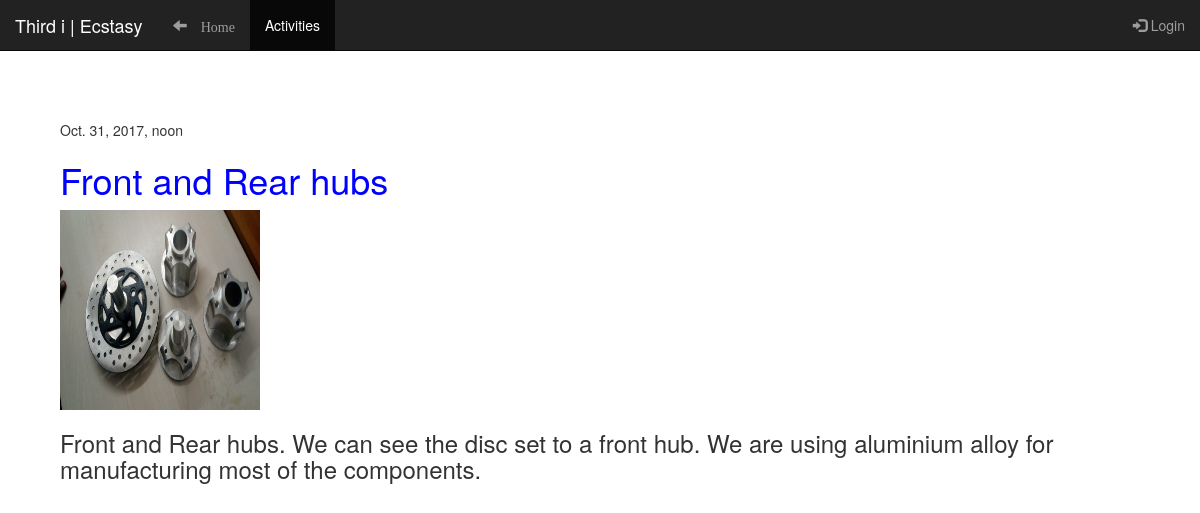
The page /post/33/ on the database its author committed.
### blog/models.py (models this page shows, shortened)
class Post(models.Model):
    author = models.ForeignKey('auth.User')
    title = models.CharField(max_length=200)
    text = models.TextField()
    created_date = models.DateTimeField(
            default=timezone.now)
    published_date = models.DateTimeField(
            blank=True, null=True)
    profile_image = models.ImageField(upload_to = 'static/', default = 'static/car1.jpg')

### blog/views.py (the view)
# urls.py: url(r'^post/(?P<pk>\d+)/$', views.post_detail, name='post_detail'),
def post_detail(request, pk):
    post = get_object_or_404(Post, pk=pk)
    return render(request, 'blog/post_detail.html', {'post': post})

### blog/templates/blog/post_detail.html (shortened to what this page needs)
<!DOCTYPE html>
<html lang="en">
<head>
</head>
<body>
{% extends 'blog/base.html' %}
{% load static %}
{% block content %}
    <div style="margin-left : 5%; margin-top : 10%">
        {% if post.published_date %}
            <div>
                {{ post.published_date }}
            </div>
        {% endif %}
        <h1 style="color : blue">{{ post.title }}</h1>
        {% load static %}
        <img src = "../../{{post.profile_image}}" height = "200" width = "200">
        <h3>{{ post.text|linebreaksbr }}</h3>
    </div>
{% endblock %}

### rows shown on the page
Post: published_date "Oct. 31, 2017, noon", title "Front and Rear hubs", profile_image (picture), text "Front and Rear hubs. We can see the disc set to a front hub. We are using aluminium alloy for manufacturing most of the components."
